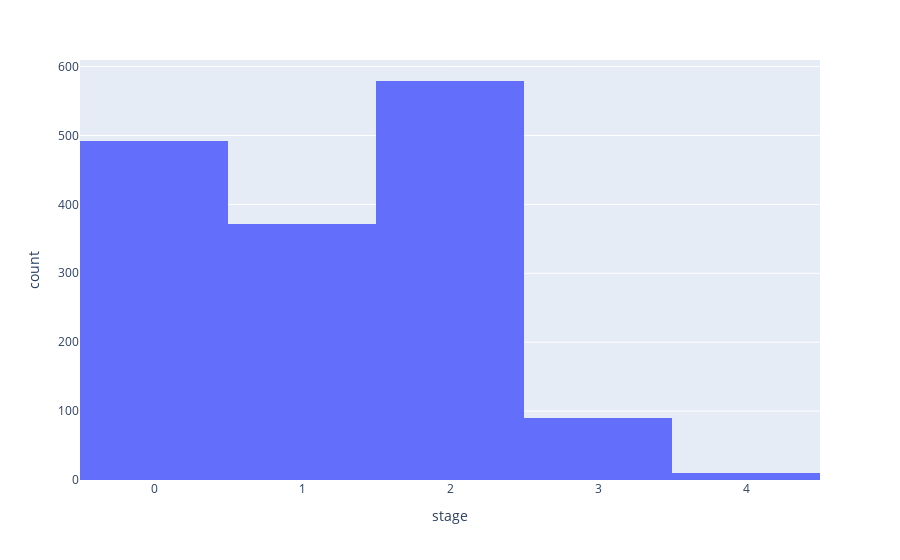

Notebook source saved alongside this figure:
### Code cell
fig = px.histogram(data, x="stage")
fig.show()

### Figure 1 — Plotly figure (JSON) as saved in the notebook; plotly's stock layout.template omitted (floating-point values rounded to 4 significant figures; data arrays with more than 128 entries replaced by an {"elided": "..."} marker saying what was removed)
{"data": [{"alignmentgroup": "True", "bingroup": "x", "hovertemplate": "stage=%{x}<br>count=%{y}<extra></extra>", "legendgroup": "", "marker": {"color": "#636efa"}, "name": "", "offsetgroup": "", "orientation": "v", "showlegend": false, "type": "histogram", "x": {"elided": "1992 int values"}, "xaxis": "x", "yaxis": "y"}], "layout": {"barmode": "relative", "legend": {"tracegroupgap": 0}, "margin": {"t": 60}, "xaxis": {"anchor": "y", "domain": [0, 1], "title": {"text": "stage"}}, "yaxis": {"anchor": "x", "domain": [0, 1], "title": {"text": "count"}}}}
